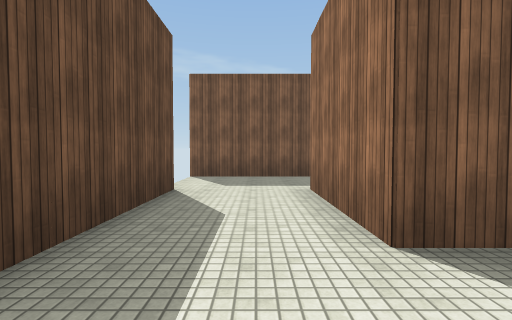
View 1 (above)

24 first-person views from a walk through a Unity game level. The camera is 1.4 m above the floor, tilts 2° down and sees 85° across. The floor is counted in squares, 2 m on a side. Each view is taken from the middle of a square. On the plan, view 1 faces up. The plan holds only what a view shows up to about 9 squares ahead; the rest is blank. The place goes on beyond the plan. The player character is not drawn. Some animated figures are not drawn. Surface patterns are stand-ins for the level's own textures.

View 2
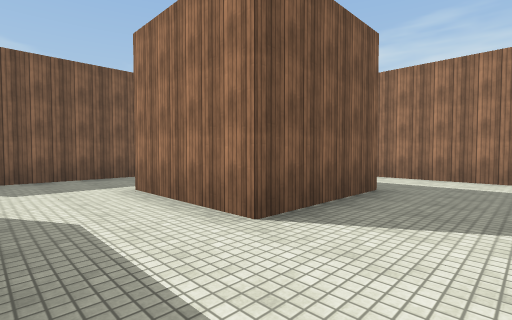

View 3
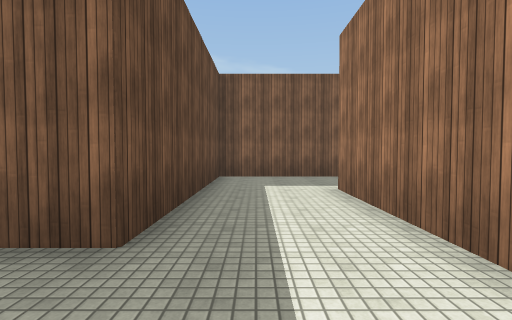

View 4
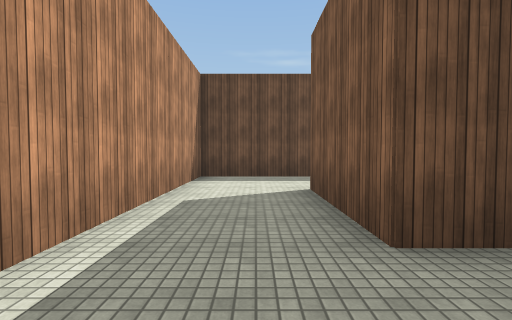

View 5
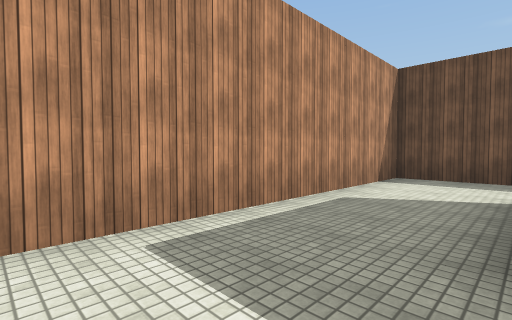

View 6
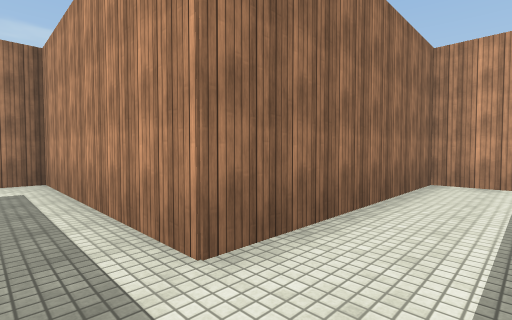

View 7
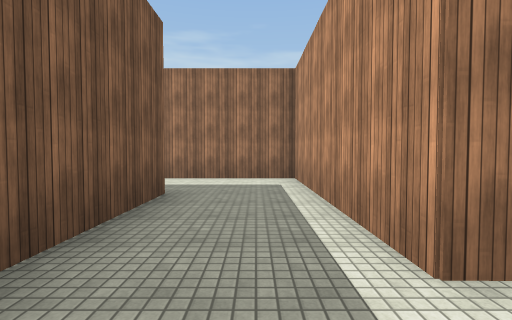

View 8
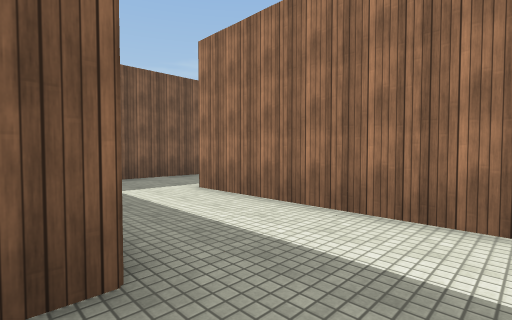

View 9
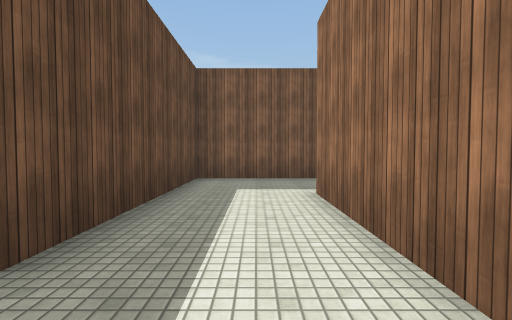

View 10
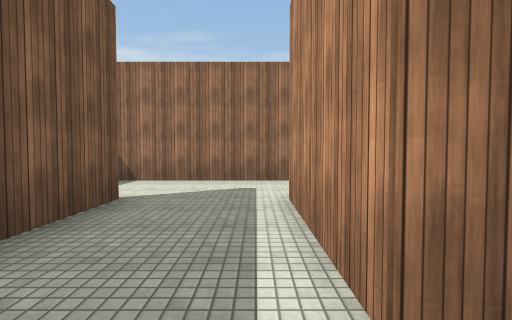

View 11
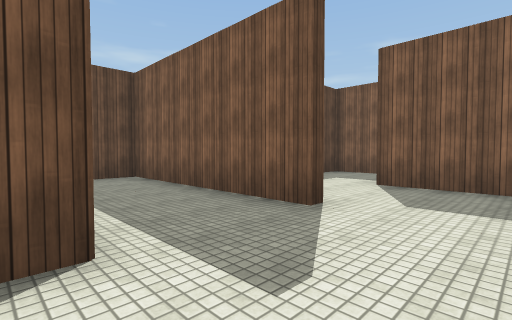

View 12
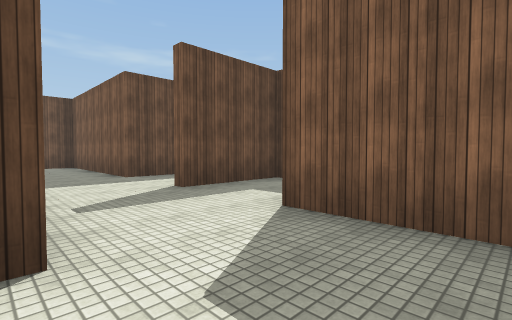

View 13
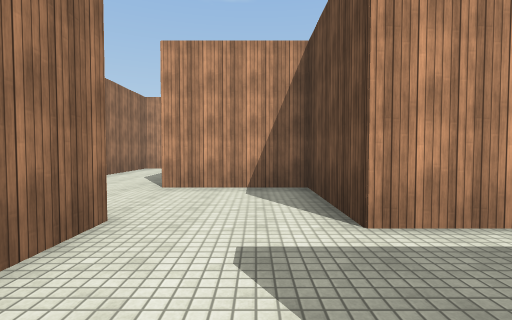

View 14
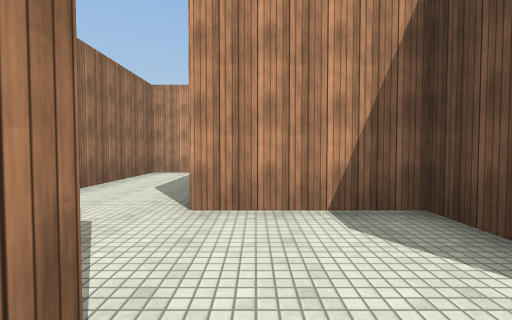

View 15
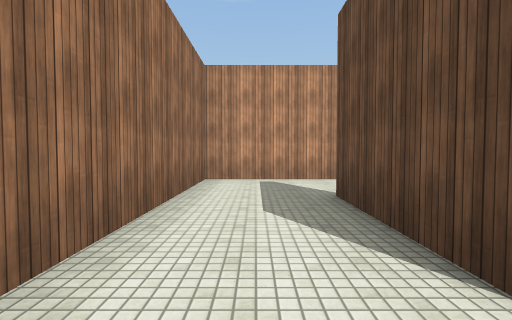

View 16
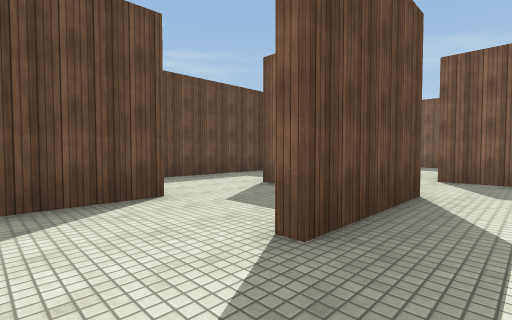

View 17
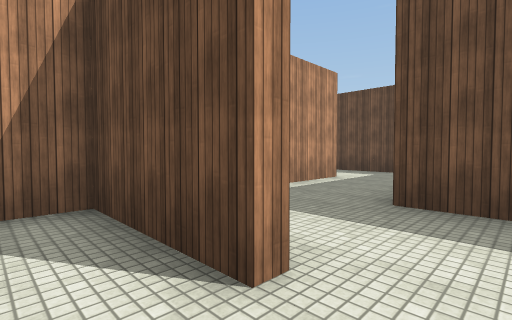

View 18
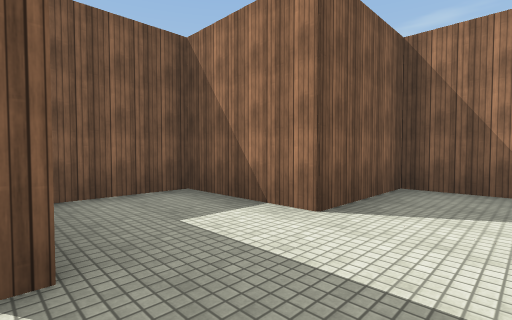

View 19
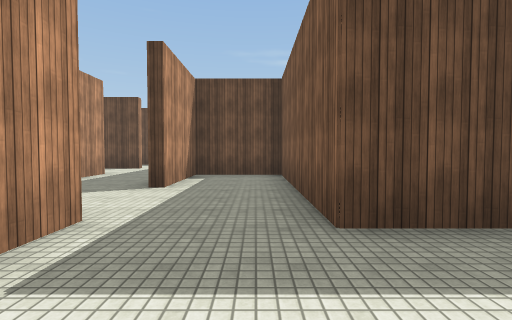

View 20
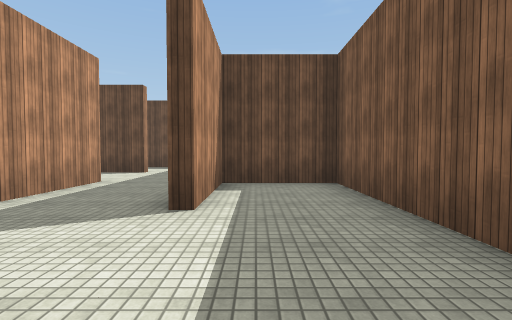

View 21
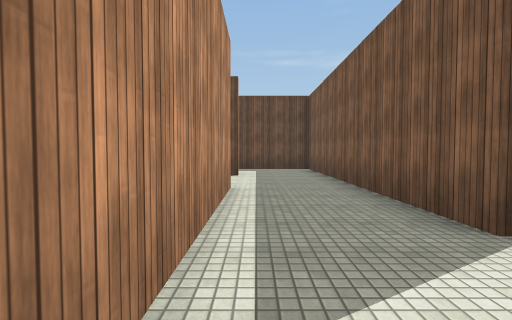

View 22
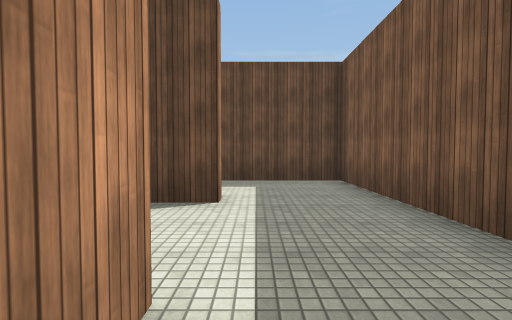

View 23
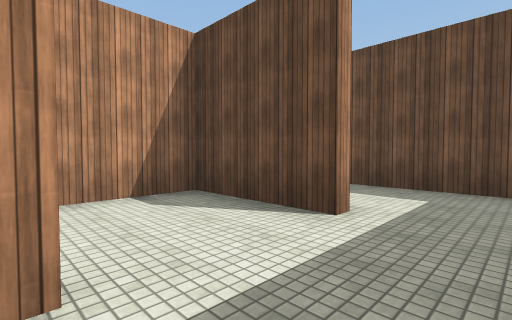

View 24
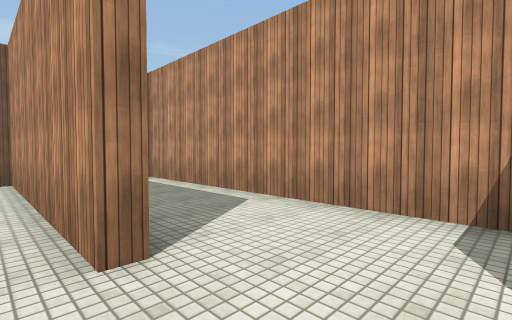

### Floor plan
Ten units are one square. View 1 is at (0, 0); x grows to the right and y downward. Boxes are objects, and circles mark ways between rooms. Rooms are numbered by the first view taken in them; rooms with no view inside come last. Other rooms are left out.
<svg viewBox="-25 -190 232 200">
<path fill="none" stroke="#000" d="M-15 -50 -15 5 65 5 65 -50M20 -75 -19 -75M65 -75 40 -75 40 -20 10 -20 10 -50M95 -105 95 -75 65 -75M65 -50 120 -50 120 -105M150 -134 150 -130 95 -130 95 -105M120 -105 150 -105M175 -102 175 -134M150 -105 150 -78 178 -78M178 -78 178 -48 174 -48M175 -23 202 -23 202 -78M188 -102 175 -102M146 -50 150 -50M151 -75 146 -75M147 -157 147 -185 123 -185 123 -157 119 -157M92 -133 102 -133M95 -157 40 -157 40 -133 68 -133 68 -130 14 -130M37 -105 92 -105M37 -101 37 -105M13 -105 13 -78 92 -78M123 -56 123 -46M92 -23 112 -23M9 -105 13 -105M14 -130 -15 -130 -15 -92M123 -91 123 -56M150 -50 150 -23 175 -23M175 -134 175 -157 147 -157"/>
<circle cx="60" cy="-60" r="3" fill="#2a7"/>
<circle cx="110" cy="-100" r="3" fill="#2a7"/>
<circle cx="165" cy="-100" r="3" fill="#2a7"/>
<circle cx="165" cy="-130" r="3" fill="#2a7"/>
<circle cx="180" cy="-85" r="3" fill="#2a7"/>
<circle cx="180" cy="-35" r="3" fill="#2a7"/>
<circle cx="150" cy="-60" r="3" fill="#2a7"/>
<circle cx="165" cy="-50" r="3" fill="#2a7"/>
<circle cx="150" cy="-145" r="3" fill="#2a7"/>
<circle cx="25" cy="-100" r="3" fill="#2a7"/>
<circle cx="10" cy="-115" r="3" fill="#2a7"/>
<circle cx="135" cy="-50" r="3" fill="#2a7"/>
<text x="20" y="-10">1</text>
<text x="100" y="-70">2</text>
<text x="140" y="-120">3</text>
<text x="160" y="-90">4</text>
<text x="190" y="-60">5</text>
<text x="160" y="-60">6</text>
<text x="130" y="-150">7</text>
<text x="70" y="-130">8</text>
<text x="50" y="-90">9</text>
<text x="110" y="-40">10</text>
<text x="0" y="-100">11</text>
<text x="130" y="-80">12</text>
<text x="160" y="-40">13</text>
<text x="160" y="-140">14</text>
</svg>
Room 1 opens to room 2. Room 2 opens to room 3. Room 3 opens to room 4. Room 3 opens to room 14. Room 4 opens to room 5. Room 5 opens to room 13. Room 6 opens to room 12. Room 6 opens to room 13. Room 7 opens to room 14. Room 8 opens to room 9. Room 8 opens to room 11. Room 10 opens to room 12.

Where each view was taken, in squares from view 1:
view 1: 0 up, 0 right, facing up
view 2: 0 up, 1 left, facing up-right
view 3: 0 up, 5 right, facing up
view 4: 1 up, 6 right, facing left
view 5: 2 up, 6 right, facing down-left
view 6: 6 up, 5 right, facing down-right
view 7: 6 up, 5 right, facing right
view 8: 6 up, 9 right, facing up-right
view 9: 6 up, 11 right, facing up
view 10: 11 up, 11 right, facing right
view 11: 10 up, 17 right, facing up-left
view 12: 13 up, 17 right, facing up-left
view 13: 13 up, 16 right, facing down
view 14: 11 up, 17 right, facing down
view 15: 9 up, 19 right, facing down
view 16: 3 up, 19 right, facing up-left
view 17: 6 up, 16 right, facing down-left
view 18: 14 up, 12 right, facing up-right
view 19: 15 up, 12 right, facing left
view 20: 14 up, 10 right, facing left
view 21: 11 up, 9 right, facing left
view 22: 11 up, 5 right, facing left
view 23: 12 up, 4 right, facing down-left
view 24: 11 up, 2 right, facing down-right
